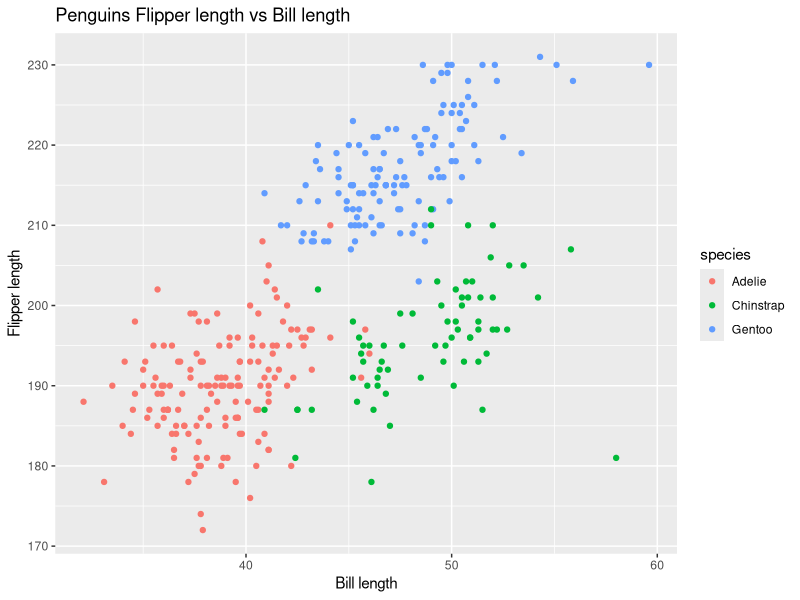
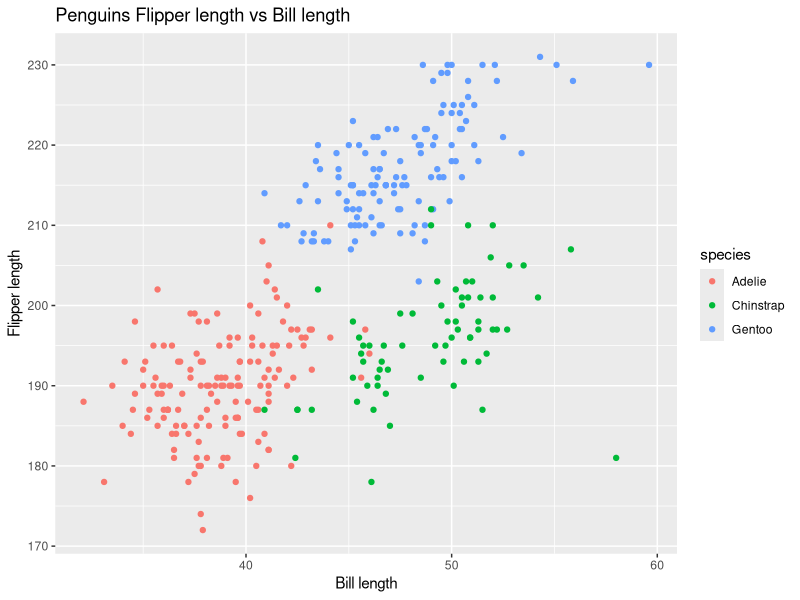

Source code (R) for these figures, in order:
## ---- chunk 1
library(tidyverse)
library(ggplot2)
## ---- chunk 2
problem_1_df = tibble(
  vec_numeric = rnorm(n = 10), # a random sample of size 10 from a standard normal distrbution
  vec_logical = vec_numeric > 0, # a logical vector indicating whether elements of the sample are greater than 0
  vec_char = c("a","b","c","d","e","f","g","h","I","g"), # a character vector of length 10
  vec_factor = factor(c("high","low","median","high","low","median","high","low","median","high"))
) # a factor vector of length 10, with 3 different factor “levels”

# problem_1 data frame
problem_1_df 
## ---- chunk 3
#  a random sample of size 10 from a standard Normal distribution
mean_numeric = mean(pull(problem_1_df, vec_numeric))
mean_numeric
# a logical vector indicating whether elements of the sample are greater than 0
mean_logical = mean(pull(problem_1_df, vec_logical))
mean_logical
# a character vector of length 10
mean_char = mean(pull(problem_1_df, vec_char))
mean_char
# a factor vector of length 10, with 3 different factor “levels”
mean_factor = mean(pull(problem_1_df, vec_factor))
mean_factor
## ---- chunk 4
# add as.numeric to nordist_sam
as.numeric(pull(problem_1_df ,vec_numeric))
# add as.numeric to sam_greater0
as.numeric(pull(problem_1_df ,vec_logical))
# add as.numeric to chara_10
as.numeric(pull(problem_1_df ,vec_char))
# add as.numeric to fact_10
as.numeric(pull(problem_1_df ,vec_factor))
## ---- chunk 5
# install.packages("palmerpenguins")
# load penguins dataset 
data("penguins", package = "palmerpenguins")

# show the overall of the penguins
skimr::skim(penguins)

#the data in this dataset, including names/values of important variables. 
head(penguins)
## ---- chunk 6
ggplot(penguins, aes(x = bill_length_mm, y = flipper_length_mm, color = species)) +
  geom_point() + 
  ggtitle("Penguins Flipper length vs Bill length") + 
  ylab("Flipper length") +
  xlab("Bill length")

#save the plot
ggsave("scatter_plot.jpeg", height = 4, width = 4)
